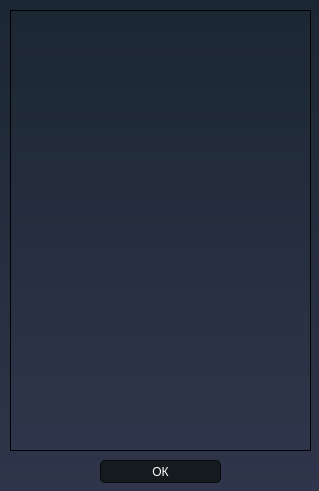
<?xml version="1.0" encoding="UTF-8"?>
<ui version="4.0">
 <class>Dialog</class>
 <widget class="QDialog" name="Dialog">
  <property name="geometry">
   <rect>
    <x>0</x>
    <y>0</y>
    <width>319</width>
    <height>491</height>
   </rect>
  </property>
  <property name="windowTitle">
   <string>Dialog</string>
  </property>
  <property name="styleSheet">
   <string notr="true">
/*-----QWidget-----*/
QWidget
{
	background-color: qlineargradient(spread:repeat, x1:1, y1:0, x2:1, y2:1, stop:0 rgba(27, 39, 50, 255),stop:1 rgba(47, 53, 74, 255));
	color: #000000;

}


/*-----QLabel-----*/
QLabel
{
	background-color: transparent;
	color: #c2c7d5;
	font-size: 18px;

}


/*-----QPushButton-----*/
QToolButton {
	border-style: solid;
	border-top-color: qlineargradient(spread:pad, x1:0.5, y1:1, x2:0.5, y2:0, stop:0 rgb(215, 215, 215), stop:1 rgb(222, 222, 222));
	border-right-color: qlineargradient(spread:pad, x1:0, y1:0.5, x2:1, y2:0.5, stop:0 rgb(217, 217, 217), stop:1 rgb(227, 227, 227));
	border-left-color: qlineargradient(spread:pad, x1:0, y1:0.5, x2:1, y2:0.5, stop:0 rgb(227, 227, 227), stop:1 rgb(217, 217, 217));
	border-bottom-color: qlineargradient(spread:pad, x1:0.5, y1:1, x2:0.5, y2:0, stop:0 rgb(215, 215, 215), stop:1 rgb(222, 222, 222));
	border-width: 1px;
	border-radius: 5px;
	color: #d3dae3;
	padding: 2px;
	background-color: rgb(255,255,255);
}
QToolButton:hover{
	border-style: solid;
	border-top-color: qlineargradient(spread:pad, x1:0.5, y1:1, x2:0.5, y2:0, stop:0 rgb(195, 195, 195), stop:1 rgb(222, 222, 222));
	border-right-color: qlineargradient(spread:pad, x1:0, y1:0.5, x2:1, y2:0.5, stop:0 rgb(197, 197, 197), stop:1 rgb(227, 227, 227));
	border-left-color: qlineargradient(spread:pad, x1:0, y1:0.5, x2:1, y2:0.5, stop:0 rgb(227, 227, 227), stop:1 rgb(197, 197, 197));
	border-bottom-color: qlineargradient(spread:pad, x1:0.5, y1:1, x2:0.5, y2:0, stop:0 rgb(195, 195, 195), stop:1 rgb(222, 222, 222));
	border-width: 1px;
	border-radius: 5px;
	color: rgb(0,0,0);
	padding: 2px;
	background-color: rgb(255,255,255);
}
QToolButton:pressed{
	border-style: solid;
	border-top-color: qlineargradient(spread:pad, x1:0.5, y1:1, x2:0.5, y2:0, stop:0 rgb(215, 215, 215), stop:1 rgb(222, 222, 222));
	border-right-color: qlineargradient(spread:pad, x1:0, y1:0.5, x2:1, y2:0.5, stop:0 rgb(217, 217, 217), stop:1 rgb(227, 227, 227));
	border-left-color: qlineargradient(spread:pad, x1:0, y1:0.5, x2:1, y2:0.5, stop:0 rgb(227, 227, 227), stop:1 rgb(217, 217, 217));
	border-bottom-color: qlineargradient(spread:pad, x1:0.5, y1:1, x2:0.5, y2:0, stop:0 rgb(215, 215, 215), stop:1 rgb(222, 222, 222));
	border-width: 1px;
	border-radius: 5px;
	color: rgb(0,0,0);
	padding: 2px;
	background-color: rgb(142,142,142);
}
QPushButton{
	border-style: solid;
	border-color: #050a0e;
	border-width: 1px;
	border-radius: 5px;
	color: #d3dae3;
	padding: 2px;
	background-color: #151a1e;
}
QPushButton::default{
	border-style: solid;
	border-color: #050a0e;
	border-width: 1px;
	border-radius: 5px;
	color: #FFFFFF;
	padding: 2px;
	background-color: #151a1e;;
}
QPushButton:hover{
	border-style: solid;
	border-color: #050a0e;
	border-width: 1px;
	border-radius: 5px;
	color: #d3dae3;
	padding: 2px;
	background-color: #1c1f1f;
}
QPushButton:pressed{
	border-style: solid;
	border-color: #050a0e;
	border-width: 1px;
	border-radius: 5px;
	color: #d3dae3;
	padding: 2px;
	background-color: #2c2f2f;
}
QPushButton:disabled{
	border-style: solid;
	border-top-color: qlineargradient(spread:pad, x1:0.5, y1:1, x2:0.5, y2:0, stop:0 rgb(215, 215, 215), stop:1 rgb(222, 222, 222));
	border-right-color: qlineargradient(spread:pad, x1:0, y1:0.5, x2:1, y2:0.5, stop:0 rgb(217, 217, 217), stop:1 rgb(227, 227, 227));
	border-left-color: qlineargradient(spread:pad, x1:0, y1:0.5, x2:1, y2:0.5, stop:0 rgb(227, 227, 227), stop:1 rgb(217, 217, 217));
	border-bottom-color: qlineargradient(spread:pad, x1:0.5, y1:1, x2:0.5, y2:0, stop:0 rgb(215, 215, 215), stop:1 rgb(222, 222, 222));
	border-width: 1px;
	border-radius: 5px;
	color: #808086;
	padding: 2px;
	background-color: rgb(142,142,142);
}


/*-----QCheckBox-----*/
QCheckBox
{
	background-color: transparent;
	color: #fff;
	font-size: 10px;
	font-weight: bold;
	border: none;
	border-radius: 5px;

}


/*-----QCheckBox-----*/
QCheckBox::indicator
{
    color: #b1b1b1;
    background-color: #323232;
    border: 1px solid darkgray;
    width: 12px;
    height: 12px;

}


QCheckBox::indicator:checked
{
    image:url(&quot;./ressources/check.png&quot;);
	background-color: qlineargradient(spread:pad, x1:0, y1:0.511, x2:1, y2:0.511, stop:0 rgba(0, 172, 149, 255),stop:0.995192 rgba(54, 197, 177, 255));;
    border: 1px solid #607cff;

}


QCheckBox::indicator:unchecked:hover
{
    border: 1px solid #08b099;

}


QCheckBox::disabled
{
	color: #656565;

}


QCheckBox::indicator:disabled
{
	background-color: #656565;
	color: #656565;
    border: 1px solid #656565;

}


/*-----QLineEdit-----*/
QLineEdit
{
	background-color: #c2c7d5;
	color: #000;
	font-weight: bold;
	border: none;
	border-radius: 2px;
	padding: 3px;

}


/*-----QListView-----*/
QListView
{
	background-color: qlineargradient(spread:pad, x1:1, y1:0, x2:1, y2:1, stop:0 rgba(50, 61, 80, 255),stop:1 rgba(44, 49, 69, 255));
	color: #fff;
	font-size: 12px;
	font-weight: bold;
	border: 1px solid #191919;
	show-decoration-selected: 0;

}


QListView::item
{
	color: #31cecb;
	background-color: #454e5e;
	border: none;
	padding: 5px;
	border-radius: 0px;
	padding-left : 10px;
	height: 42px;

}

QListView::item:selected
{
	color: #31cecb;
	background-color: #454e5e;

}


QListView::item:!selected
{
	color:white;
	background-color: transparent;
	border: none;
	padding-left : 10px;

}


QListView::item:!selected:hover
{
	color: #bbbcba;
	background-color: #454e5e;
	border: none;
	padding-left : 10px;

}


/*-----QTreeView-----*/
QTreeView 
{
	background-color: #232939;
	show-decoration-selected: 0;
	color: #c2c8d7;

}


QTreeView::item 
{
	border-top-color: transparent;
	border-bottom-color: transparent;

}


QTreeView::item:hover 
{
	background-color: #606060;
	color: #fff;

}


QTreeView::item:selected 
{
	background-color: #0ab19a;
	color: #fff;

}


QTreeView::item:selected:active
{
	background-color: #0ab19a;
	color: #fff;

}


QTreeView::branch:has-children:!has-siblings:closed,
QTreeView::branch:closed:has-children:has-siblings 
{
	image: url(://tree-closed.png);

}

QTreeView::branch:open:has-children:!has-siblings,
QTreeView::branch:open:has-children:has-siblings  
{
	image: url(://tree-open.png);

}


/*-----QTableView &amp; QTableWidget-----*/
QTableView
{
    background-color: #232939;
	border: 1px solid gray;
    color: #f0f0f0;
    gridline-color: #232939;
    outline : 0;

}


QTableView::disabled
{
    background-color: #242526;
    border: 1px solid #32414B;
    color: #656565;
    gridline-color: #656565;
    outline : 0;

}


QTableView::item:hover 
{
    background-color: #606060;
    color: #f0f0f0;

}


QTableView::item:selected 
{
	background-color: #0ab19a;
    color: #F0F0F0;

}


QTableView::item:selected:disabled
{
    background-color: #1a1b1c;
    border: 2px solid #525251;
    color: #656565;

}


QTableCornerButton::section
{
	background-color: #343a49;
    color: #fff;

}


QHeaderView::section
{
	color: #fff;
	border-top: 0px;
	border-bottom: 1px solid gray;
	border-right: 1px solid gray;
	background-color: #343a49;
    margin-top:1px;
	margin-bottom:1px;
	padding: 5px;

}


QHeaderView::section:disabled
{
    background-color: #525251;
    color: #656565;

}


QHeaderView::section:checked
{
    color: #fff;
    background-color: #0ab19a;

}


QHeaderView::section:checked:disabled
{
    color: #656565;
    background-color: #525251;

}


QHeaderView::section::vertical::first,
QHeaderView::section::vertical::only-one
{
    border-top: 1px solid #353635;

}


QHeaderView::section::vertical
{
    border-top: 1px solid #353635;

}


QHeaderView::section::horizontal::first,
QHeaderView::section::horizontal::only-one
{
    border-left: 1px solid #353635;

}


QHeaderView::section::horizontal
{
    border-left: 1px solid #353635;

}


/*-----QScrollBar-----*/
QScrollBar:horizontal 
{
    background-color: transparent;
    height: 8px;
    margin: 0px;
    padding: 0px;

}


QScrollBar::handle:horizontal 
{
    border: none;
	min-width: 100px;
    background-color: #56576c;

}


QScrollBar::add-line:horizontal, 
QScrollBar::sub-line:horizontal,
QScrollBar::add-page:horizontal, 
QScrollBar::sub-page:horizontal 
{
    width: 0px;
    background-color: transparent;

}


QScrollBar:vertical 
{
    background-color: transparent;
    width: 8px;
    margin: 0;

}


QScrollBar::handle:vertical 
{
    border: none;
	min-height: 100px;
    background-color: #56576c;

}


QScrollBar::add-line:vertical, 
QScrollBar::sub-line:vertical,
QScrollBar::add-page:vertical, 
QScrollBar::sub-page:vertical 
{
    height: 0px;
    background-color: transparent;

}
</string>
  </property>
  <widget class="QPushButton" name="button_ok">
   <property name="geometry">
    <rect>
     <x>100</x>
     <y>460</y>
     <width>121</width>
     <height>23</height>
    </rect>
   </property>
   <property name="text">
    <string>ОК</string>
   </property>
  </widget>
  <widget class="QTextEdit" name="textEdit">
   <property name="geometry">
    <rect>
     <x>10</x>
     <y>10</y>
     <width>301</width>
     <height>441</height>
    </rect>
   </property>
  </widget>
 </widget>
 <resources/>
 <connections/>
</ui>
